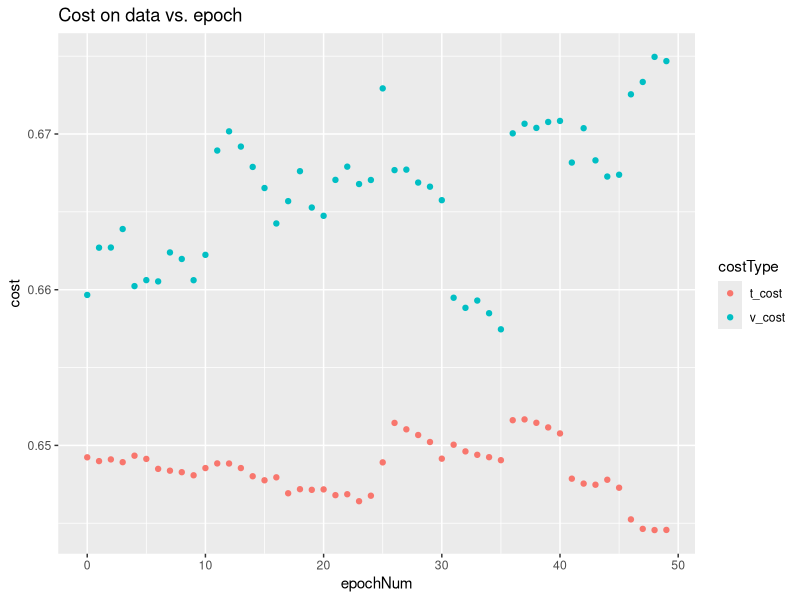

Recreate this plot in R.
library(ggplot2)

setwd("C:/Users/Nick/Appdata/Local/Programs/Python/Python37/Scripts/Chess_Engine/visualization")
costData = read.csv(file="costs.csv")

#costData = tail(costData, 40)
ggplot(costData) +
  geom_point(mapping = aes(x=epochNum, y=cost, color=costType)) +
  labs(title="Cost on data vs. epoch")
 
